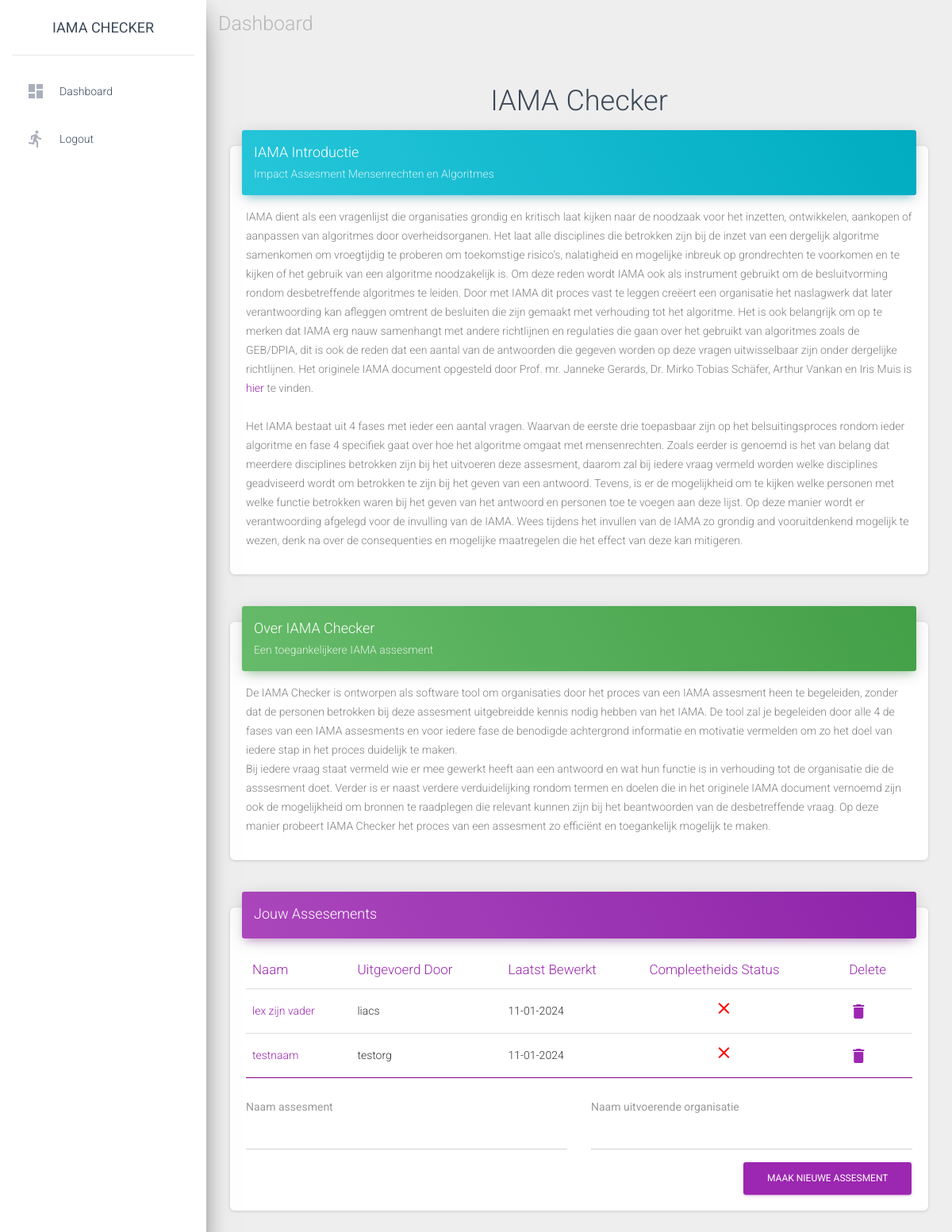
The page / (signed in) on the database as committed earlier.
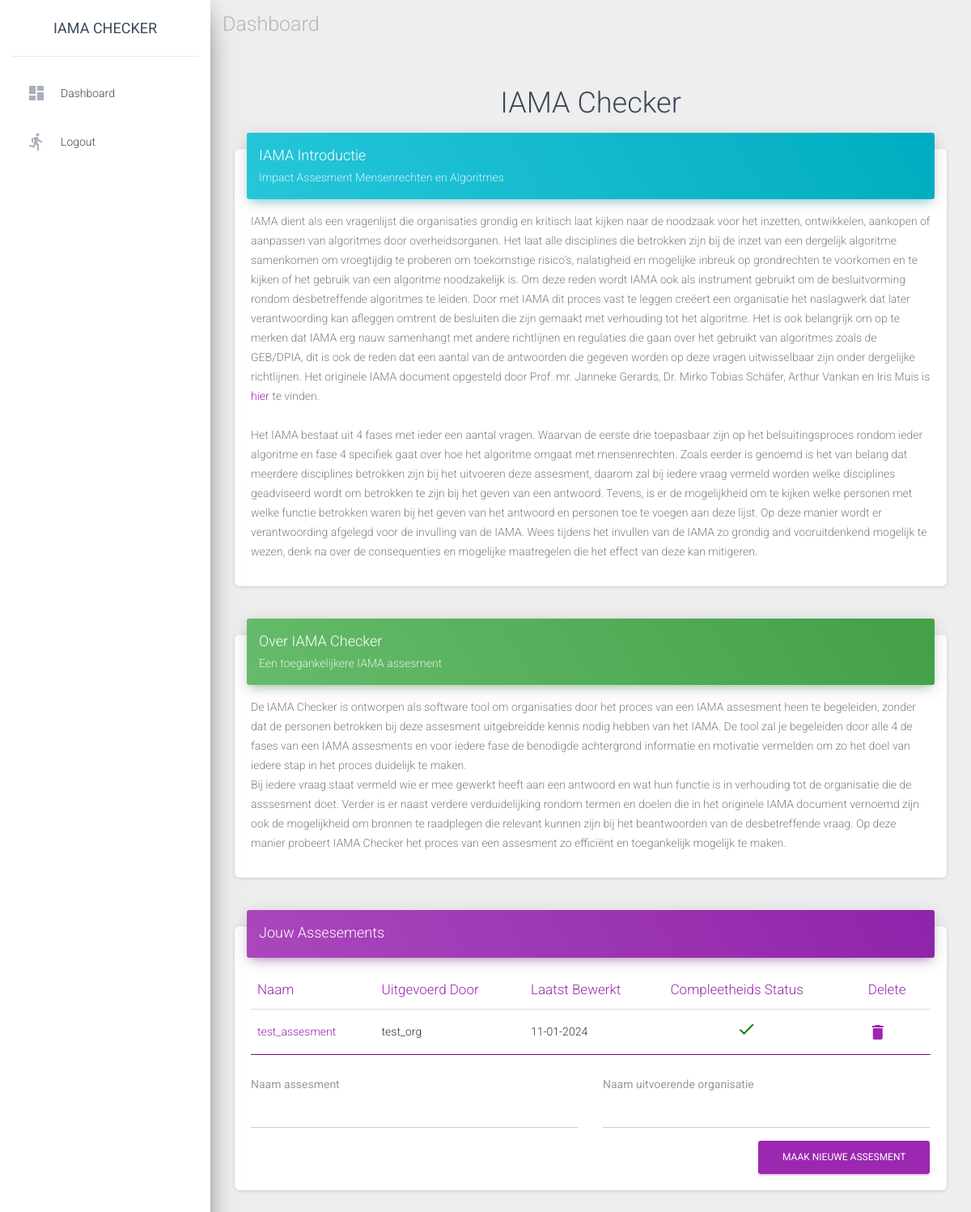
The same page on the database as committed later.
### base/models.py (models this page shows)
class Assesment(models.Model):
    name = models.CharField(max_length=40)# Name of the assesment
    organisation = models.CharField(max_length=50)# Name of the organisation performing the assesment
    complete_status = models.BooleanField(default=False)# Complete when all questions have been answered
    date_last_saved = models.DateField(auto_now=True)# Automatically saves new value when this object is saved
    user = models.ForeignKey(User, on_delete=models.CASCADE, default=user_pk_sentinel)

### base/views.py (the view)
# urls.py: path("", views.home, name="home"),
@login_required
def home(request):
    assesments_list = Assesment.objects.filter(user__pk=request.user.pk).order_by("-date_last_saved")
    return render(request, "base/home.html", {"assesments_list": assesments_list})

### base/templates/base/home.html (shortened to what the changed rows need)
{% extends "base/base.html" %}
{% block content %}
{% if user.is_authenticated %}
    <div class="row">
        <h2 class="iama">IAMA Checker</h2>
    </div>
    <div class="row">
        <div class="col-md-12">
            <div class="card">
                <div class="card-body">
                    <div class="table-responsive">
                    <table class="table iama-bottom-border">
                        <thead class=" text-primary">
                        <th>
                            Naam
                        </th>
                        <th>
                            Uitgevoerd Door
                        </th>
                        <th>
                            Laatst Bewerkt
                        </th>
                        <th>
                            Compleetheids Status
                        </th>
                        <th>
                            Delete
                        </th>
                        </thead>
                        <tbody>
                        {% for item in assesments_list %}
                        <tr>
                            <td>
                            <a href="{% url 'base:detail' item.id %}">{{ item.name }}</a>
                            </td>
                            <td>
                            {{ item.organisation }}
                            </td>
                            <td>
                            {{ item.date_last_saved|date:"d-m-Y" }}
                            </td>
                            <td style="padding-left: 90px">
                                {% if item.complete_status %}
                                    <i class="material-icons" style="color: green">done</i>
                                {% else %}
                                    <i class="material-icons" style="color: red">close</i>
                                {% endif %}
                            </td>
                            <td>
                              <a data-toggle="modal", data-target=#delete_modal{{ item.id }} href="#">
                                  <i class="material-icons">delete</i>
                              </a>
                            </td>
                        </tr>
                        {% endfor %}
                        </tbody>
                    </table>
                    </div>
                </div>
            </div>
        </div>
    </div>
{% endif %}
{% endblock %}

Rows that differ between the two databases and show on the page:
removed Assesment: name "lex zijn vader", organisation "liacs", date_last_saved "11-01-2024", complete_status False (drawn)
removed Assesment: name "testnaam", organisation "testorg", date_last_saved "11-01-2024", complete_status False (drawn)
added Assesment: name "test_assesment", organisation "test_org", date_last_saved "11-01-2024", complete_status True (drawn)
